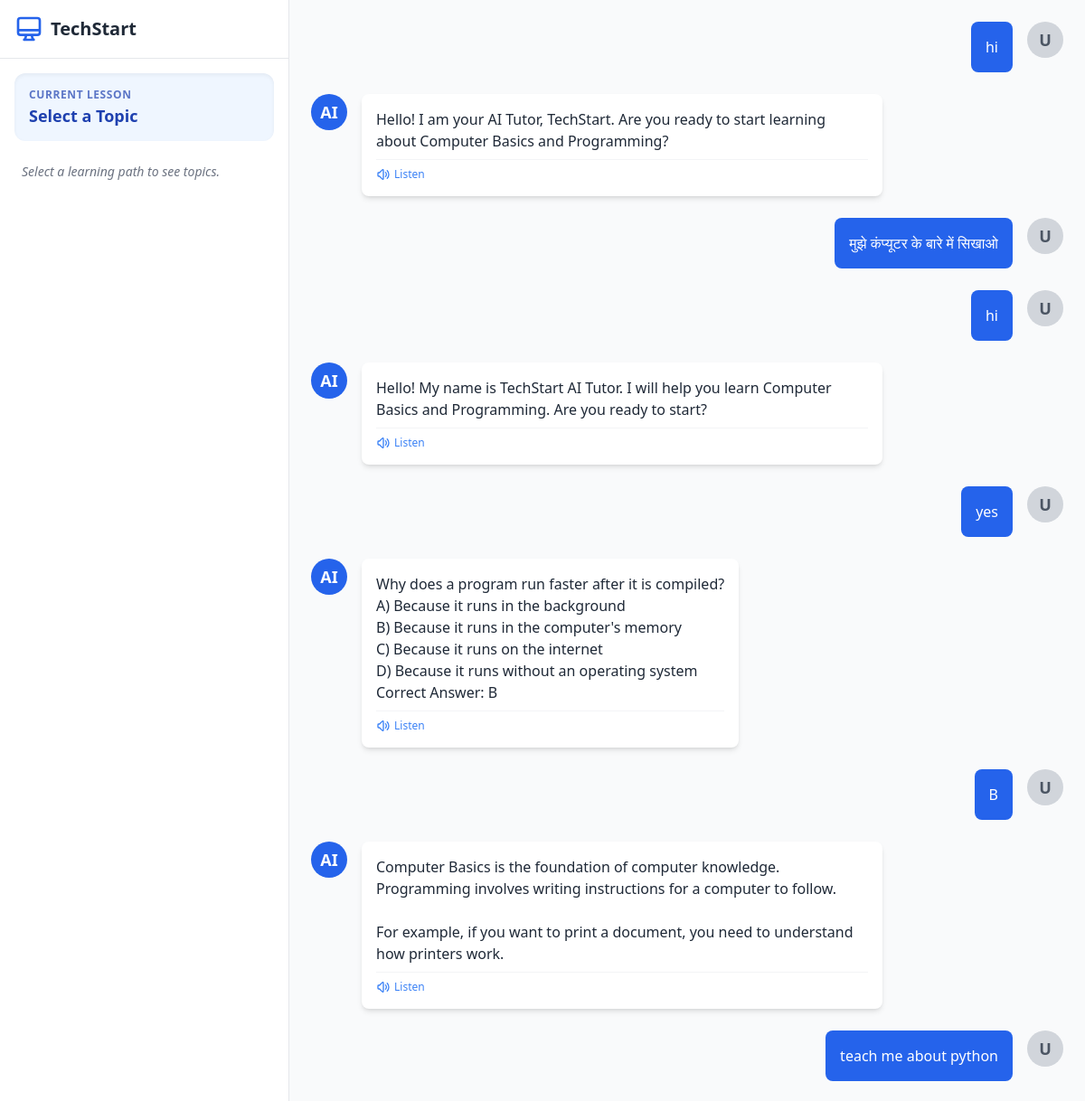
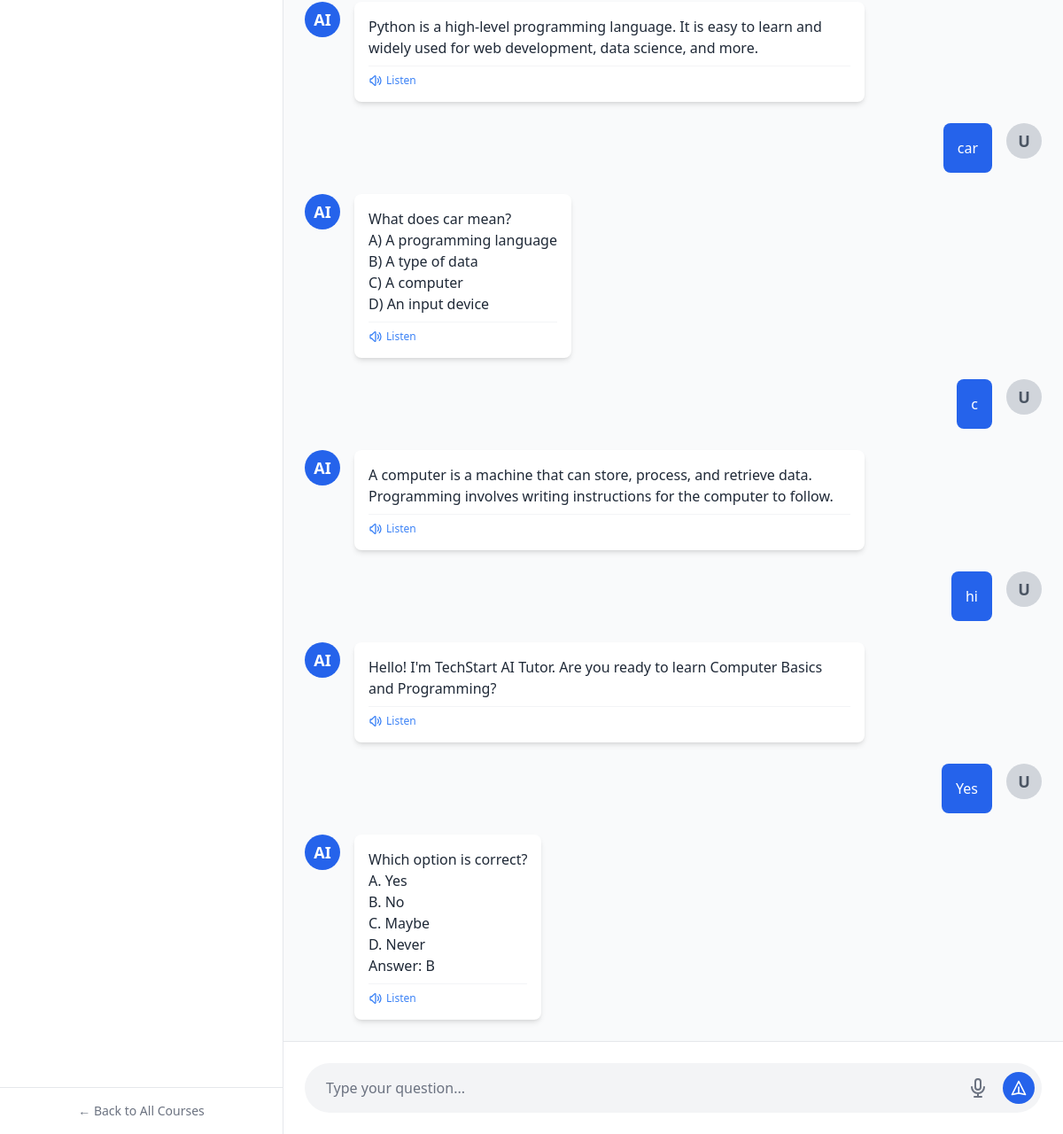
Page /chat/ (signed in) on the committed database (2 pictures, top to bottom).
### learning/models.py (models this page shows)
class ChatMessage(models.Model):
    SENDER_CHOICES = [('user', 'User'), ('ai', 'AI')]
    user = models.ForeignKey(User, on_delete=models.CASCADE)
    topic = models.ForeignKey(Topic, on_delete=models.CASCADE, null=True, blank=True)
    sender = models.CharField(max_length=10, choices=SENDER_CHOICES)
    message = models.TextField()
    is_quiz = models.BooleanField(default=False)
    timestamp = models.DateTimeField(auto_now_add=True)
    class Meta:
        ordering = ['timestamp']

### TechStart/views.py (the view)
# urls.py: path('chat/', chat_view, name='chat'),
@login_required
def chat_view(request, topic_id=None):
    topic = None
    chat_history = []
    toc_topics = []
    if topic_id:
        topic = get_object_or_404(Topic, id=topic_id)
        request.session['current_topic_name'] = topic.name
        request.session['current_topic_id'] = topic.id
        chat_history = ChatMessage.objects.filter(user=request.user, topic=topic)
        toc_topics = Topic.objects.filter(module=topic.module).order_by('order')
    else:
        request.session['current_topic_name'] = "Computer Basics and Programming"
        request.session.pop('current_topic_id', None) # Safely removes the old ID
        chat_history = ChatMessage.objects.filter(user=request.user, topic__isnull=True)
    completed_ids = UserProgress.objects.filter(user=request.user, completed=True).values_list('topic_id', flat=True)
    context = {
        'current_topic': topic,
        'chat_history': chat_history,
        'toc_topics': toc_topics,
        'completed_ids': completed_ids,
    }
    return render(request, 'chat_interface.html', context)

### learning/context_processors.py (called while the page is built)
def language_content(request):
    lang = 'English'
    if request.user.is_authenticated:
        try:
            lang = request.user.profile.preferred_language
        except:
            pass
    return {'text': CONTENT.get(lang, CONTENT['English'])}

### templates/chat_interface.html (shortened to what this page needs)
<!DOCTYPE html>
<html lang="en">
<head>
    <script src="https://cdn.tailwindcss.com"></script>
    <script src="https://cdn.tailwindcss.com"></script>
</head>
<body class="bg-gray-100">
<div class="flex h-screen font-sans">
    <div class="w-80 bg-white border-r border-gray-200 flex flex-col hidden md:flex h-full">
        <div class="p-4 border-b border-gray-200 flex items-center justify-between flex-shrink-0">
            <a href="{% url 'home' %}" class="flex items-center gap-2">
                <svg class="w-8 h-8 text-blue-600" fill="none" stroke="currentColor" viewBox="0 0 24 24">
                    <path stroke-linecap="round" stroke-linejoin="round" stroke-width="2"
                          d="M9.75 17L9 20l-1 1h8l-1-1-.75-3M3 13h18M5 17h14a2 2 0 002-2V5a2 2 0 00-2-2H5a2 2 0 00-2 2v10a2 2 0 002 2z"/>
                </svg>
                <span class="text-xl font-bold text-gray-800">TechStart</span>
            </a>
        </div>
        <div class="p-4 flex-grow overflow-y-auto">
            <div class="bg-blue-50 p-4 rounded-xl text-sm text-blue-800 mb-6 shadow-inner">
                <p class="font-bold uppercase text-xs tracking-wider opacity-70 mb-1">Current Lesson</p>
                <p class="font-bold text-lg leading-tight">{{ current_topic.name|default:"Select a Topic" }}</p>
            </div>
            {% if toc_topics %}
                <h3 class="font-bold text-gray-400 text-xs uppercase tracking-wider mb-3 px-2">Table of Contents</h3>
                <div class="space-y-1">
                    {% for topic in toc_topics %}
                    <a href="{% url 'chat_topic' topic.id %}"
                       class="block px-3 py-2.5 rounded-lg text-sm transition-all duration-200
                              {% if topic.id == current_topic.id %}bg-blue-600 text-white font-semibold shadow-md transform scale-105{% else %}hover:bg-gray-100 text-gray-700{% endif %}">
                        <div class="flex items-start gap-3">
                            <span class="mt-0.5 text-xs opacity-70">{{ forloop.counter }}.</span>
                            <span class="flex-grow leading-tight">{{ topic.name }}</span>
                            {% if topic.id in completed_ids %}
                                <div class="bg-green-100 rounded-full p-0.5">
                                    <svg class="w-3 h-3 text-green-600" fill="none" stroke="currentColor" viewBox="0 0 24 24" stroke-width="3">
                                        <path stroke-linecap="round" stroke-linejoin="round" d="M5 13l4 4L19 7"/>
                                    </svg>
                                </div>
                            {% endif %}
                        </div>
                    </a>
                    {% endfor %}
                </div>
            {% else %}
                <p class="text-gray-500 text-sm italic px-2">Select a learning path to see topics.</p>
            {% endif %}
        </div>
        <div class="p-4 border-t border-gray-200 flex-shrink-0">
            <a href="{% url 'path_selection' %}" class="block text-center text-sm text-gray-500 hover:text-blue-600 font-medium transition-colors">
                ← Back to All Courses
            </a>
        </div>
    </div>
    <div class="flex-1 flex flex-col bg-gray-50 relative">
        <div id="chat-window" class="flex-grow p-6 overflow-y-auto space-y-6">
            {% for msg in chat_history %}
                {% if msg.sender == 'user' %}
                    <div class="flex gap-4 fade-in-up flex-row-reverse">
                        <div class="w-10 h-10 bg-gray-300 rounded-full flex items-center justify-center font-bold text-lg text-gray-600 flex-shrink-0">U</div>
                        <div class="bg-blue-600 text-white rounded-lg p-4 max-w-xl">
                            <p class="whitespace-pre-wrap">{{ msg.message }}</p>
                        </div>
                    </div>
                {% else %}
                    <div class="flex gap-4 fade-in-up">
                        <div class="w-10 h-10 bg-blue-600 rounded-full flex items-center justify-center font-bold text-lg text-white flex-shrink-0">AI</div>
                        <div class="bg-white text-gray-800 shadow-md rounded-lg p-4 max-w-xl">
                            <p class="whitespace-pre-wrap">{{ msg.message }}</p>
                            <div class="mt-2 pt-2 border-t border-gray-100 flex justify-start">
                                <button onclick="speakText(this)"
                                        class="text-xs text-blue-500 hover:text-blue-700 flex items-center gap-1 font-medium transition-colors">
                                    Listen
                                </button>
                            </div>
                        </div>
                    </div>
                {% endif %}
            {% endfor %}
        </div>
        <div class="p-6 bg-white border-t border-gray-200">
            <form id="chat-form" class="flex items-center bg-gray-100 rounded-full p-2">
                <input id="message-input" type="text" placeholder="Type your question..."
                       class="flex-grow bg-transparent text-gray-800 placeholder-gray-500 focus:outline-none px-4"
                       autocomplete="off">
                <button type="button" id="mic-button"
                        class="p-2 text-gray-500 hover:text-blue-600 focus:outline-none transition-colors">
                    <svg class="w-6 h-6" fill="none" stroke="currentColor" viewBox="0 0 24 24">
                        <path stroke-linecap="round" stroke-linejoin="round" stroke-width="2"
                              d="M19 11a7 7 0 01-14 0m7 7v4m0 0H8m4 0h4m-4-8a3 3 0 01-3-3V5a3 3 0 116 0v6a3 3 0 01-3 3z"/>
                    </svg>
                </button>
                <button type="submit" id="send-button"
                        class="p-2 text-white bg-blue-600 rounded-full hover:bg-blue-700 focus:outline-none transition-colors ml-2">
                    <svg class="w-5 h-5" fill="none" stroke="currentColor" viewBox="0 0 24 24">
                        <path stroke-linecap="round" stroke-linejoin="round" stroke-width="2"
                              d="M12 19l9 2-9-18-9 18 9-2zm0 0v-8"/>
                    </svg>
                </button>
            </form>
        </div>
    </div>
</div>
</body>
</html>

### templates/chat_interface.html (style rules this page uses)
body { font-family: 'Inter', sans-serif; }
#chat-window { scroll-behavior: smooth; }
.fade-in-up { animation: fadeInUp 0.5s ease-out; }

### rows in the picture
ChatMessage: message "hi"
ChatMessage: message "Hello! I am your AI Tutor, TechStart. Are you ready to start learning about Computer Basics and Programming?"
ChatMessage: message "मुझे कंप्यूटर के बारे में सिखाओ"
ChatMessage: message "hi"
ChatMessage: message "Hello! My name is TechStart AI Tutor. I will help you learn Computer Basics and Programming. Are you ready to start?"
ChatMessage: message "yes"
ChatMessage: message "Why does a program run faster after it is compiled? A) Because it runs in the background B) Because it runs in the computer's memory C) Because it runs on the internet D) Because it runs without an operating system Correct Answer: B"
ChatMessage: message "B"
ChatMessage: message "Computer Basics is the foundation of computer knowledge. Programming involves writing instructions for a computer to follow. For example, if you want to print a document, you need to understand how printers work."
ChatMessage: message "teach me about python"
ChatMessage: message "Python is a high-level programming language. It is easy to learn and widely used for web development, data science, and more."
ChatMessage: message "car"
ChatMessage: message "What does car mean? A) A programming language B) A type of data C) A computer D) An input device"
ChatMessage: message "c"
ChatMessage: message "A computer is a machine that can store, process, and retrieve data. Programming involves writing instructions for the computer to follow."
ChatMessage: message "hi"
ChatMessage: message "Hello! I'm TechStart AI Tutor. Are you ready to learn Computer Basics and Programming?"
ChatMessage: message "Yes"
ChatMessage: message "Which option is correct? A. Yes B. No C. Maybe D. Never Answer: B"

### other values in the picture
{{ current_topic.name|default:"Select a Topic" }} "Select a Topic"
